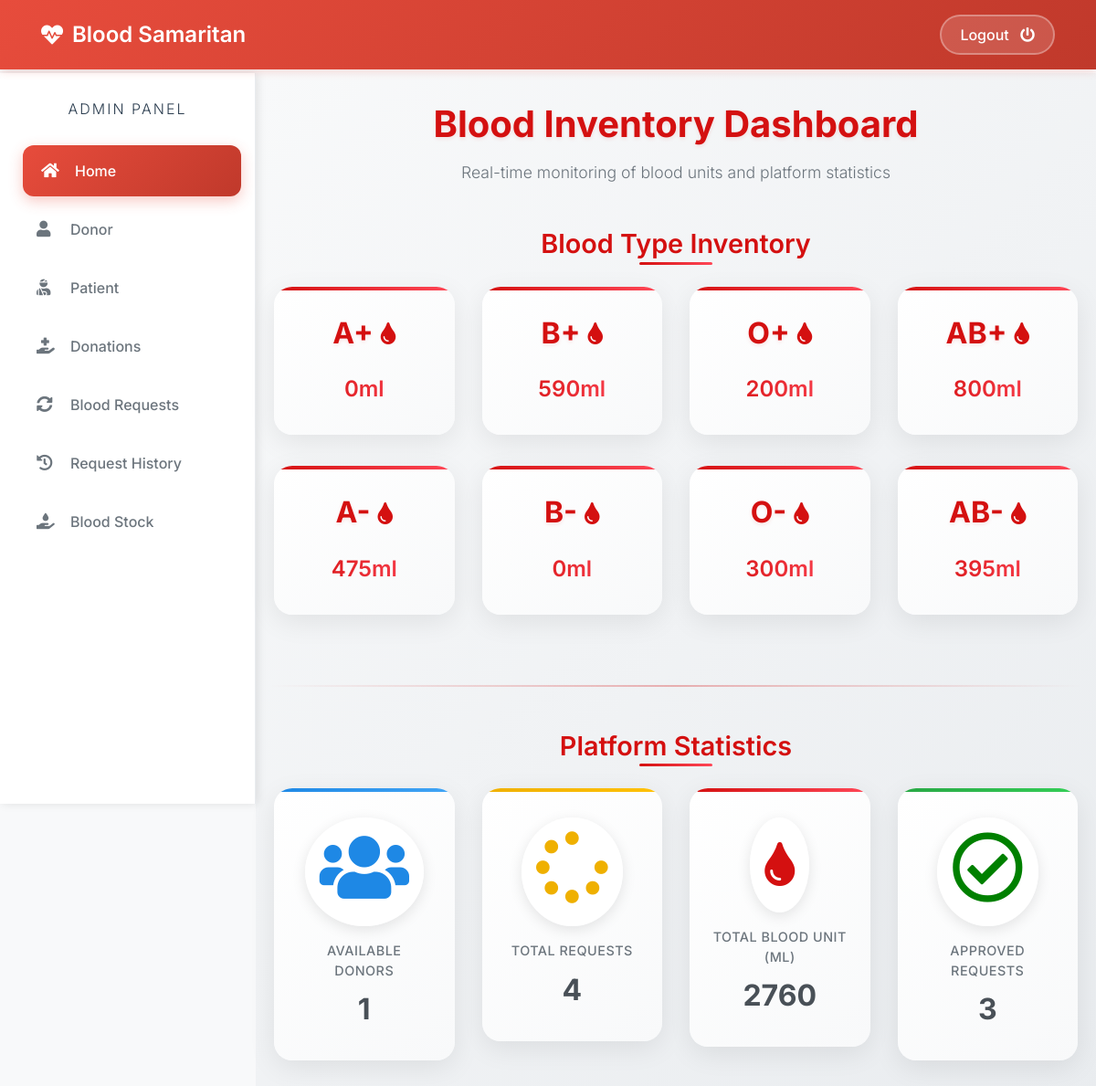
Page /admin-dashboard (signed in) on the earlier database version.
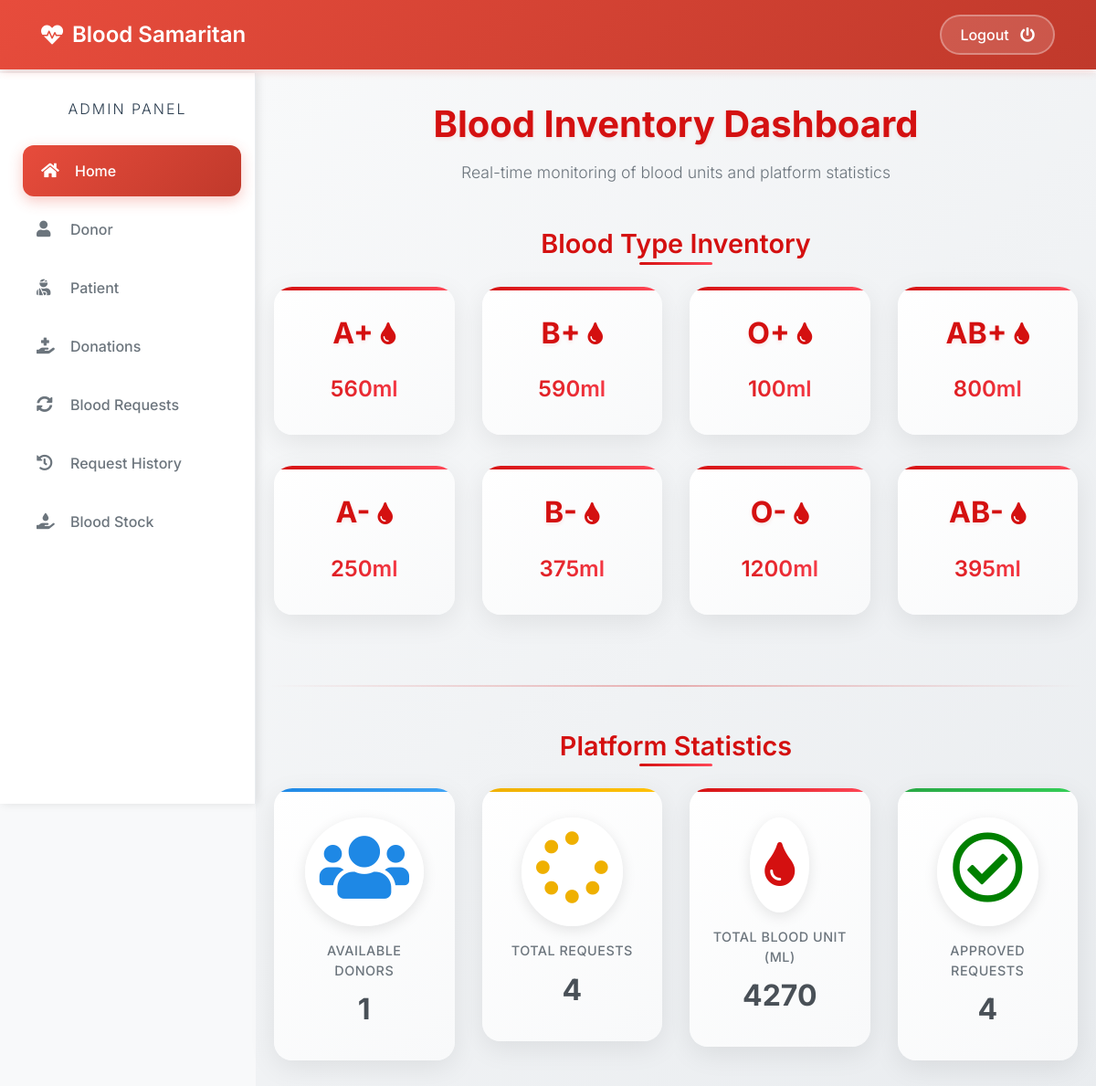
Same page on the later database version.
### blood/models.py (models this page shows, shortened)
class Stock(models.Model):
    bloodgroup=models.CharField(max_length=10)
    unit=models.PositiveIntegerField(default=0)

### blood/views.py (the view)
# urls.py: path('admin-dashboard', views.admin_dashboard_view,name='admin-dashboard'),
@login_required(login_url='adminlogin')
def admin_dashboard_view(request):
    totalunit=models.Stock.objects.aggregate(Sum('unit'))
    dict={
        'A1':models.Stock.objects.get(bloodgroup="A+"),
        'A2':models.Stock.objects.get(bloodgroup="A-"),
        'B1':models.Stock.objects.get(bloodgroup="B+"),
        'B2':models.Stock.objects.get(bloodgroup="B-"),
        'AB1':models.Stock.objects.get(bloodgroup="AB+"),
        'AB2':models.Stock.objects.get(bloodgroup="AB-"),
        'O1':models.Stock.objects.get(bloodgroup="O+"),
        'O2':models.Stock.objects.get(bloodgroup="O-"),
        'totaldonors':dmodels.Donor.objects.all().count(),
        'totalbloodunit':totalunit['unit__sum'],
        'totalrequest':models.BloodRequest.objects.all().count(),
        'totalapprovedrequest':models.BloodRequest.objects.all().filter(status='Approved').count()
    }
    return render(request,'blood/admin_dashboard.html',context=dict)

### templates/blood/admin_dashboard.html (shortened to what the changed rows need)
{% extends 'blood/adminbase.html' %}
{% block content %}
<div class="dashboard-container">
    <div class="container">
        <h1 class="dashboard-title">Blood Inventory Dashboard</h1>
        <div class="blood-inventory-section">
            <h2 class="section-title">Blood Type Inventory</h2>
            <div class="row">
                <div class="col-lg-3 col-md-6">
                    <div class="card blood-type-card">
                        <div class="card-body">
                            <div class="blood-type-header">
                                <h2>A+</h2>
                                <i class="fas fa-tint"></i>
                            </div>
                            <div class="blood-unit">
                                {{A1.unit}}ml
                            </div>
                        </div>
                    </div>
                </div>
                <div class="col-lg-3 col-md-6">
                    <div class="card blood-type-card">
                        <div class="card-body">
                            <div class="blood-type-header">
                                <h2>B+</h2>
                            </div>
                        </div>
                    </div>
                </div>
                <div class="col-lg-3 col-md-6">
                    <div class="card blood-type-card">
                        <div class="card-body">
                            <div class="blood-type-header">
                                <h2>O+</h2>
                                <i class="fas fa-tint"></i>
                            </div>
                            <div class="blood-unit">
                                {{O1.unit}}ml
                            </div>
                        </div>
                    </div>
                </div>
                <div class="col-lg-3 col-md-6">
                    <div class="card blood-type-card">
                        <div class="card-body">
                            <div class="blood-type-header">
                                <h2>AB+</h2>
                            </div>
                        </div>
                    </div>
                </div>
            </div>
            <div class="row">
                <div class="col-lg-3 col-md-6">
                    <div class="card blood-type-card">
                        <div class="card-body">
                            <div class="blood-type-header">
                                <h2>A-</h2>
                                <i class="fas fa-tint"></i>
                            </div>
                            <div class="blood-unit">
                                {{A2.unit}}ml
                            </div>
                        </div>
                    </div>
                </div>
                <div class="col-lg-3 col-md-6">
                    <div class="card blood-type-card">
                        <div class="card-body">
                            <div class="blood-type-header">
                                <h2>B-</h2>
                                <i class="fas fa-tint"></i>
                            </div>
                            <div class="blood-unit">
                                {{B2.unit}}ml
                            </div>
                        </div>
                    </div>
                </div>
                <div class="col-lg-3 col-md-6">
                    <div class="card blood-type-card">
                        <div class="card-body">
                            <div class="blood-type-header">
                                <h2>O-</h2>
                                <i class="fas fa-tint"></i>
                            </div>
                            <div class="blood-unit">
                                {{O2.unit}}ml
                            </div>
                        </div>
                    </div>
                </div>
                <div class="col-lg-3 col-md-6">
                    <div class="card blood-type-card">
                        <div class="card-body">
                            <div class="blood-type-header">
                                <h2>AB-</h2>
                            </div>
                        </div>
                    </div>
                </div>
            </div>
        </div>
        <div class="stats-section">
            <h2 class="section-title">Platform Statistics</h2>
            <div class="row">
                <div class="col-lg-3 col-md-6">
                    <div class="card stats-card blood-units">
                        <div class="card-body">
                            <div class="stats-icon">
                                <i class="fas fa-tint" style="color:#d41010;"></i>
                            </div>
                            <div class="stats-text">Total Blood Unit (ml)</div>
                            <div class="stats-number">{{totalbloodunit}}</div>
                        </div>
                    </div>
                </div>
                <div class="col-lg-3 col-md-6">
                    <div class="card stats-card approved">
                        <div class="card-body">
                            <div class="stats-icon">
                                <i class="far fa-check-circle" style="color:green;"></i>
                            </div>
                            <div class="stats-text">Approved Requests</div>
                            <div class="stats-number">{{totalapprovedrequest}}</div>
                        </div>
                    </div>
                </div>
            </div>
        </div>
    </div>
</div>
{% endblock content %}

Differences in the rows shown:
changed Stock (number 1 of 8 on the later page): unit "0" → "560"
changed Stock (number 3 of 8 on the later page): unit "200" → "100"
changed Stock (number 5 of 8 on the later page): unit "475" → "250"
changed Stock (number 6 of 8 on the later page): unit "0" → "375"
changed Stock (number 7 of 8 on the later page): unit "300" → "1200"
Other differences:
{{ totalbloodunit }}: "2760" → "4270"
{{ totalapprovedrequest }}: "3" → "4"
